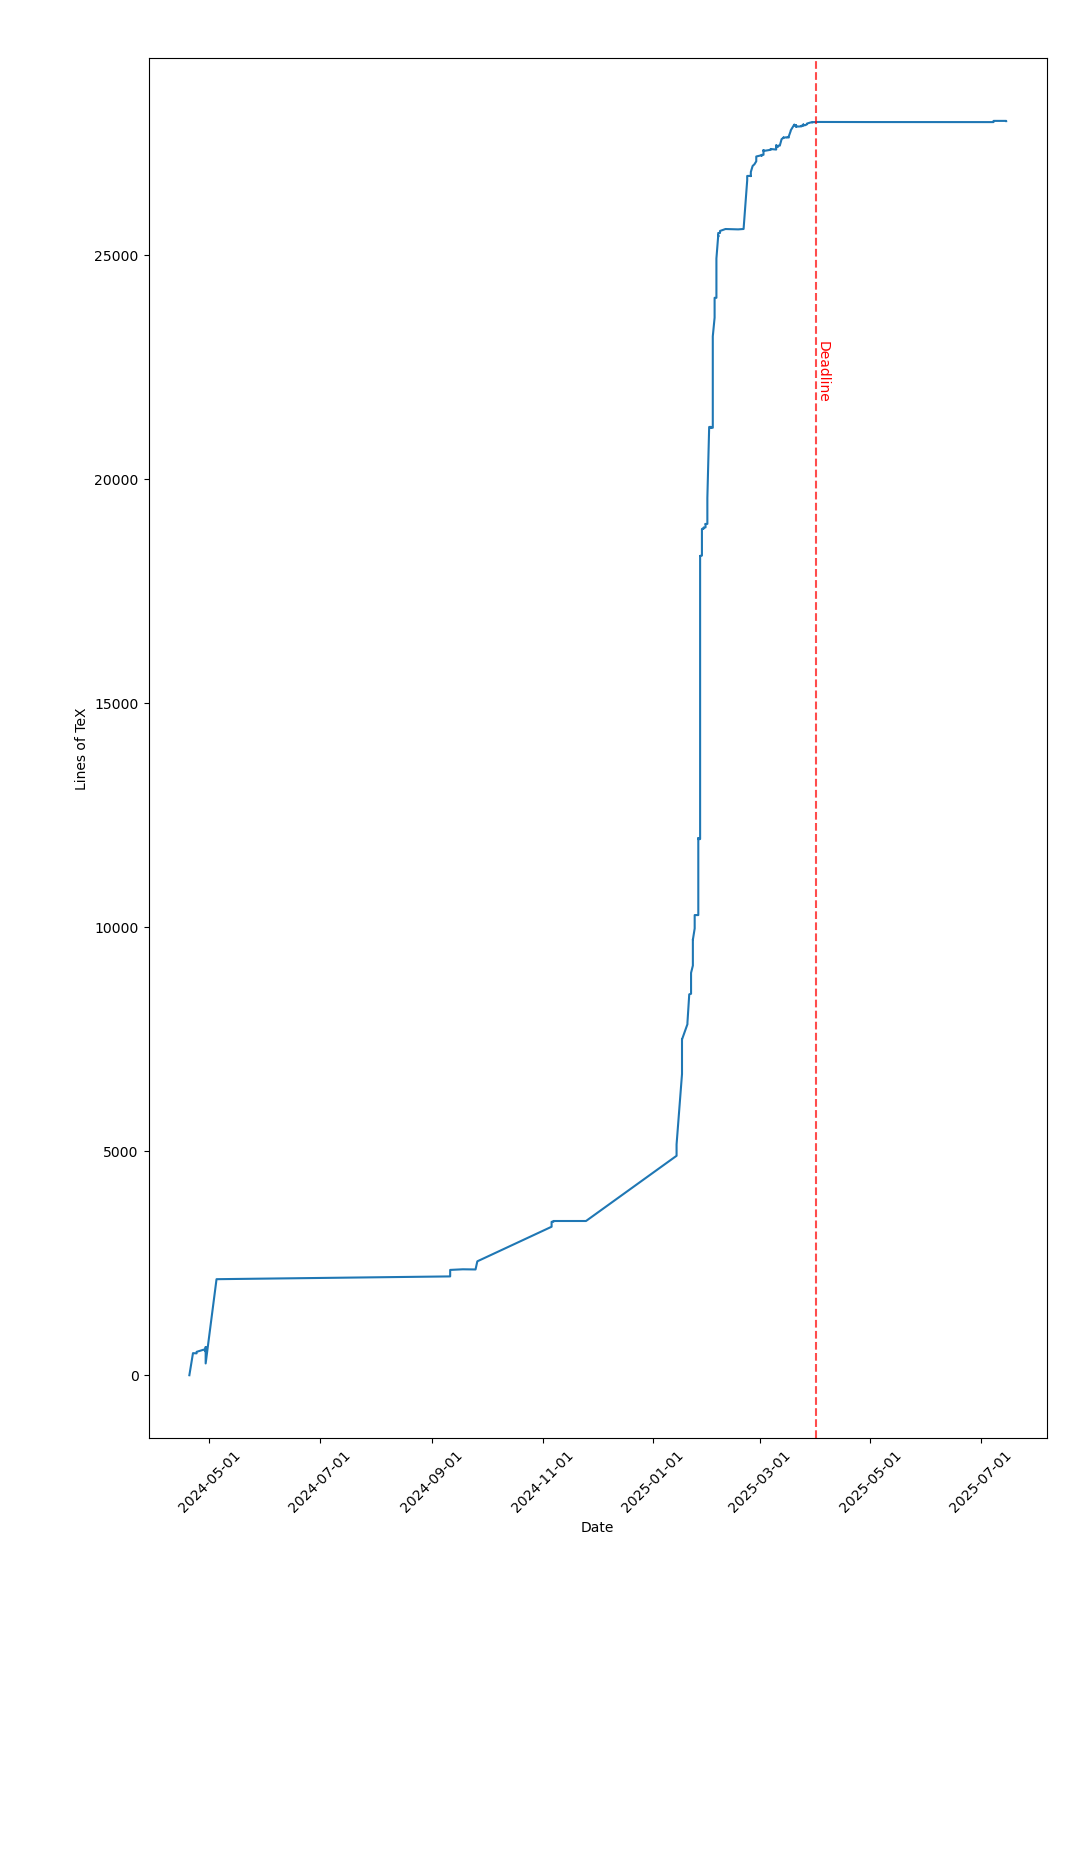

This figure's Python source:
# Compare with https://phdcomics.com/comics/archive.php?comicid=1915
#
# Uses the commit history of the main branch to create a pretty picture.

import matplotlib.pyplot as plt
import matplotlib.dates as md
from datetime import datetime
import subprocess
import re
from datetime import datetime


def run(cmd: str | list[str]) -> list[str]:
    return (
        subprocess.run(
            cmd.split() if isinstance(cmd, str) else cmd,
            capture_output=True,
            text=True,
        )
        .stdout.strip()
        .split("\n")
    )


### Gathering data

timestamps, sizes = [], []
for commit, date in [
    c.split()[:-2]
    for c in run(["git", "log", "--oneline", "--reverse", "--pretty=format:%H %ci"])
]:
    tree = run(f"git ls-tree -r {commit}")
    timestamps.append(datetime.strptime(date, "%Y-%m-%d"))
    hashes_fns = [t.split()[2:] for t in tree if re.match(r".+\.(tex|tikz)$", t)]
    sizes.append(sum(len(run(f"git show {commit}:{fn}")) for h, fn in hashes_fns))

### Plotting

plt.plot(timestamps, sizes)
plt.gca().xaxis.set_major_formatter(md.DateFormatter("%Y-%m-%d"))
plt.xticks(rotation=45)
plt.xlabel("Date")
plt.ylabel("Lines of TeX")

mark_date = datetime(2025, 4, 1)
plt.axvline(x=mark_date, color="red", linestyle="--", alpha=0.7)
plt.text(
    mark_date,
    max(sizes) * 0.8,
    "Deadline",
    rotation=270,
    ha="left",
    va="center",
    color="red",
)

plt.tight_layout()
plt.show()
